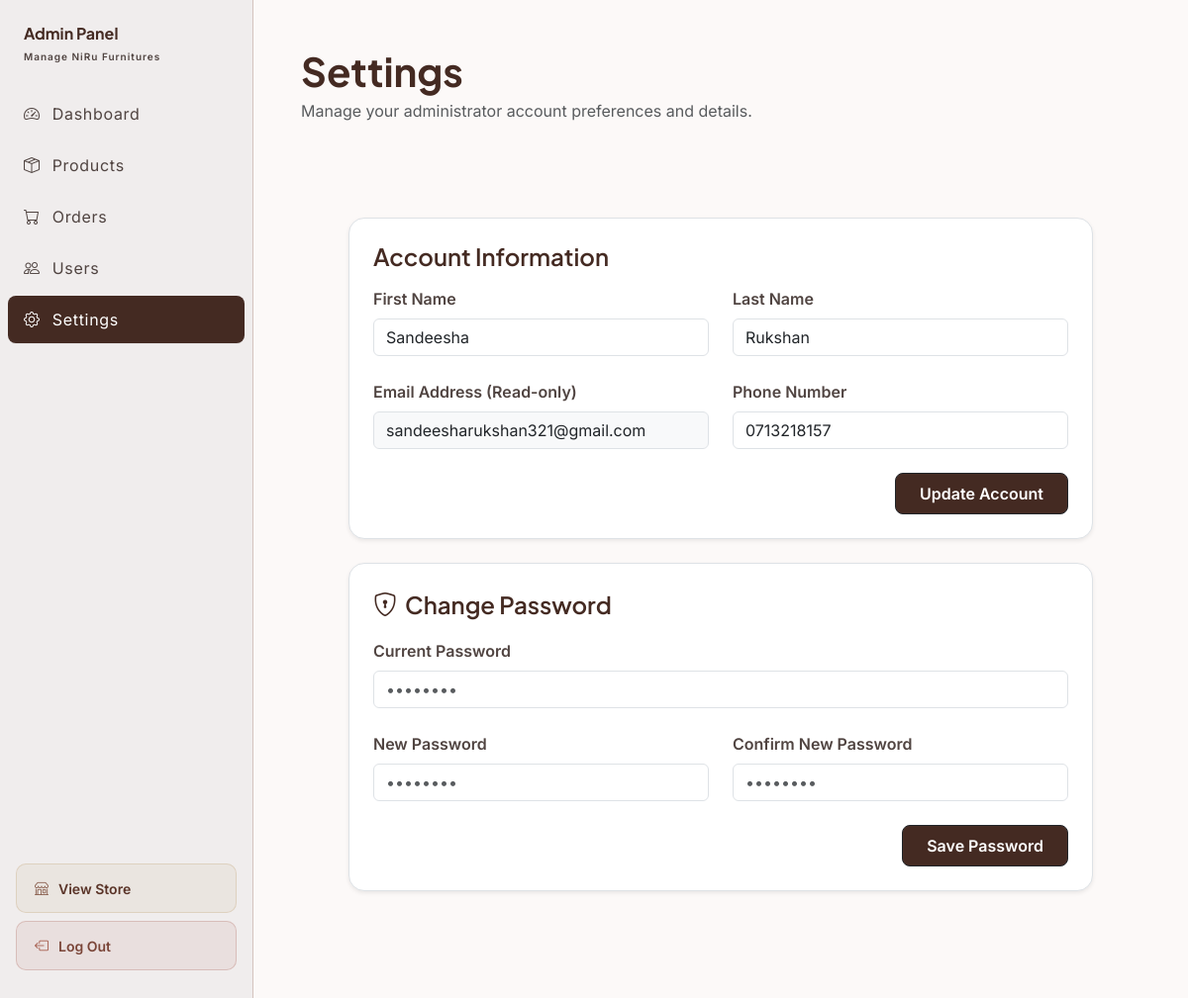
Screenshot of /admin/admin-settings.php (signed in) with the database file from the repository.
### tables this page shows
CREATE TABLE IF NOT EXISTS `user` (
  `user_id` bigint unsigned NOT NULL AUTO_INCREMENT,
  `first_name` varchar(100) NOT NULL,
  `last_name` varchar(100) NOT NULL,
  `email` varchar(191) NOT NULL,
  `phone` varchar(30) DEFAULT NULL,
  `address_line1` varchar(255) DEFAULT NULL,
  `address_line2` varchar(255) DEFAULT NULL,
  `city` varchar(100) DEFAULT NULL,
  `postal_code` varchar(20) DEFAULT NULL,
  `password_hash` varchar(255) NOT NULL,
  `role_id` int unsigned NOT NULL DEFAULT '2',
  `status_id` int unsigned NOT NULL DEFAULT '1',
  `created_at` datetime NOT NULL DEFAULT CURRENT_TIMESTAMP,
  `updated_at` datetime NOT NULL DEFAULT CURRENT_TIMESTAMP ON UPDATE CURRENT_TIMESTAMP,
  PRIMARY KEY (`user_id`),
  UNIQUE KEY `uq_user_email` (`email`),
  KEY `fk_user_role` (`role_id`),
  KEY `fk_user_status` (`status_id`)
);

### connection.php (called while the page is built, shortened)
<?php
class Database
{
    public static $connection;
    public static function setUpConnection()
    {
        if (!isset(Database::$connection)) {
            Database::$connection = new mysqli(
                "localhost",
                "root",
                "Rukshan123",
                "niru_furniture",
                3306
            );
        }
    }
    public static function search($q)
    {
        $result = Database::$connection->query($q);
        return $result;
    }
}
?>

### admin/admin-settings.php (the view, shortened to what this page needs)
<?php
require_once '../connection.php';
$user_id = (int)($_SESSION['a']['user_id'] ?? 0);
$user_rs = Database::search("SELECT * FROM `user` WHERE `user_id` = '$user_id'");
$admin = $user_rs->fetch_assoc();
$first_name = htmlspecialchars($admin['first_name'] ?? '');
$last_name  = htmlspecialchars($admin['last_name'] ?? '');
$email      = htmlspecialchars($admin['email'] ?? '');
$phone      = htmlspecialchars($admin['phone'] ?? '');
?>
<!DOCTYPE html>
<html lang="en">
<head>
  <link href="https://cdn.jsdelivr.net/npm/bootstrap@5.3.3/dist/css/bootstrap.min.css" rel="stylesheet">
  <link href="https://cdn.jsdelivr.net/npm/bootstrap-icons@1.11.3/font/bootstrap-icons.min.css" rel="stylesheet">
  <link rel="stylesheet" href="../assets/css/style.css">
</head>
<body>
  <aside class="admin-sidebar">
    <div class="admin-brand">
      <h2>Admin Panel</h2>
      <small>Manage NiRu Furnitures</small>
    </div>
    <ul class="admin-menu">
      <li><a href="admin-dashboard.php" class="admin-link"><i class="bi bi-speedometer2"></i> Dashboard</a></li>
      <li><a href="admin-products.php" class="admin-link"><i class="bi bi-box-seam"></i> Products</a></li>
      <li><a href="admin-orders.php" class="admin-link"><i class="bi bi-cart"></i> Orders</a></li>
      <li><a href="admin-users.php" class="admin-link"><i class="bi bi-people"></i> Users</a></li>
      <li><a href="admin-settings.php" class="admin-link active"><i class="bi bi-gear"></i> Settings</a></li>
    </ul>
    <div class="px-3 mt-auto d-flex flex-column gap-2 mb-3">
      <a href="../index.php" class="admin-link-store"><i class="bi bi-shop"></i> View Store</a>
      <a href="../logout.php" class="admin-link-logout"><i class="bi bi-box-arrow-left"></i> Log Out</a>
    </div>
  </aside>
  <main class="admin-main">
    <div class="d-flex flex-column flex-md-row align-items-md-center justify-content-between gap-3 mb-5">
        <div>
          <h1 class="display-6 fw-bold mb-1" style="color: var(--niru-primary);">Settings</h1>
          <p class="text-muted mb-0">Manage your administrator account preferences and details.</p>
        </div>
      </div>
    <div class="admin-content-canvas">
      <div class="admin-stat-card mb-4 h-auto p-4 bg-white rounded-4 border shadow-sm">
        <h2 class="fs-4 fw-semibold mb-3" style="color: var(--niru-primary);">Account Information</h2>
        <form id="adminAccountForm" onsubmit="event.preventDefault(); submitAdminAccountUpdate();">
          <div class="row g-4 mb-4">
            <div class="col-12 col-md-6">
              <label class="form-label fw-semibold">First Name</label>
              <input type="text" name="first_name" class="form-control" value="<?php echo $first_name; ?>" required>
            </div>
            <div class="col-12 col-md-6">
              <label class="form-label fw-semibold">Last Name</label>
              <input type="text" name="last_name" class="form-control" value="<?php echo $last_name; ?>">
            </div>
            <div class="col-12 col-md-6">
              <label class="form-label fw-semibold">Email Address (Read-only)</label>
              <input type="email" class="form-control bg-light" value="<?php echo $email; ?>" readonly>
            </div>
            <div class="col-12 col-md-6">
              <label class="form-label fw-semibold">Phone Number</label>
              <input type="text" name="phone" class="form-control" value="<?php echo $phone; ?>" placeholder="07X XXXXXXX">
            </div>
          </div>
          <div class="text-end">
            <button type="submit" class="btn btn-dark px-4 py-2 fw-semibold" style="background-color: var(--niru-primary); border-radius: 8px;">
              Update Account
            </button>
          </div>
        </form>
      </div>
      <div class="admin-stat-card mb-4 h-auto p-4 bg-white rounded-4 border shadow-sm">
        <div class="d-flex align-items-center gap-2 mb-3">
          <i class="bi bi-shield-lock fs-4" style="color: var(--niru-primary);"></i>
          <h2 class="fs-4 fw-semibold mb-0" style="color: var(--niru-primary);">Change Password</h2>
        </div>
        <form id="adminPasswordForm" onsubmit="event.preventDefault(); submitAdminPasswordChange();">
          <div class="mb-4">
            <label class="form-label fw-semibold">Current Password</label>
            <input type="password" name="current_password" class="form-control" placeholder="••••••••" required>
          </div>
          <div class="row g-4 mb-4">
            <div class="col-12 col-md-6">
              <label class="form-label fw-semibold">New Password</label>
              <input type="password" name="new_password" class="form-control" placeholder="••••••••" required>
            </div>
            <div class="col-12 col-md-6">
              <label class="form-label fw-semibold">Confirm New Password</label>
              <input type="password" name="confirm_password" class="form-control" placeholder="••••••••" required>
            </div>
          </div>
          <div class="text-end">
            <button type="submit" class="btn btn-dark px-4 py-2 fw-semibold" style="background-color: var(--niru-primary); border-radius: 8px;">
              Save Password
            </button>
          </div>
        </form>
      </div>
    </div>
  </main>
</body>
</html>

### rows the page displays
user: first_name "Sandeesha", last_name "Rukshan", email "sandeesharukshan321@gmail.com", phone "0713218157"
